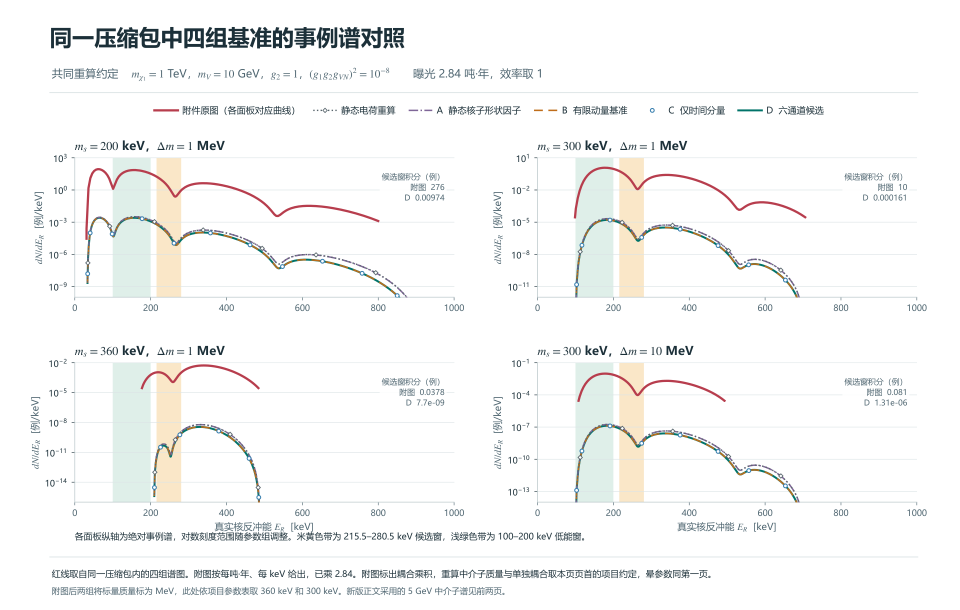
#> input picture research/response_comparison_four_benchmarks/natural_xenon_halo/event_counts/output/recoil_curves/four_benchmark_event_spectra.png, 1919 x 1219 px (shown at 1/2 size)
$ python -i audit_figure3.py   (imports and definitions only)
#> lines starting #> are read from the running program, lines starting #| are printed output that depends on the picture
"""Check the supplied Fig. 3 against its compiled page and the independent charge calculation."""
import argparse
import hashlib
import json
import platform
import subprocess
import sys
from pathlib import Path
from tempfile import TemporaryDirectory
from zipfile import ZipFile

import numpy as np
import pandas as pd
import pymupdf
import scipy
from PIL import Image, __version__ as pillow_version
from scipy.optimize import brentq
from scipy.special import exprel

import independent_charge as calc

HERE = Path(__file__).resolve().parent
ARCHIVE = HERE.parent / "output/recoil_curves"
WINDOWS = {"lower": (100., 200.), "candidate": (215.5, 280.5)}
SOURCE = {"3body_for_HDM.zip": "658d9a3972e416128d30759d3963efbd417629bb3462092e7ef1c4c06a366f50",
          "3body_for_HDM.pdf": "978c35cf0f8a220ffb6f60a18cf4ccd9f1c52221db3b2ed0c3f66ecec21e83fd",
          "DM_signal_v2.pdf": "ab3e375a2803db8860b9de46fa9a1d66b53bcc1d0e8f00a0a78ab10e1aa0d984"}
OLDER_FIG_SHA = "4f8d91b56dc504ea0d1f32ce4ae617de3d6887add9199f7aa44db91a9ee49c97"


def sha(data):
    return hashlib.sha256(data).hexdigest()


# [89 lines left out: functions paths, calibrate, value, area, raster_check, not called in this run]


def inspect_files(source):
    manifest = {}
    for name, expected in SOURCE.items():
        data = (source/name).read_bytes()
        if sha(data)!=expected:
            raise ValueError(f"input changed: {name}")
        manifest[name] = dict(bytes=len(data),sha256=sha(data))
    with ZipFile(source/"3body_for_HDM.zip") as bundle:
        member = bundle.read("figures/DM_signal_v2.pdf")
        assert member == (source/"DM_signal_v2.pdf").read_bytes()
        tex = bundle.read("main.tex")
        assert b"{figures/DM_signal_v2.pdf}" in tex
        manifest["ZIP_members"] = {i.filename:sha(bundle.read(i)) for i in bundle.infolist()}
    with pymupdf.open(source/"DM_signal_v2.pdf") as single, pymupdf.open(source/"3body_for_HDM.pdf") as paper:
        page = paper[3]
        form = [xref for xref,_,_,_ in page.get_xobjects()
                if paper.xref_stream(xref)==single[0].read_contents()]
        assert len(form)==1
        manifest.update(paper_pages=len(paper),fig3_page=4,
                        identical_form_stream_bytes=len(paper.xref_stream(form[0])),
                        identical_form_stream_sha256=sha(paper.xref_stream(form[0])))
        embedded, original = paths(page), paths(single[0])
        x = np.column_stack((original["red"],np.ones(len(original["red"]))))
        transform = np.linalg.lstsq(x,embedded["red"],rcond=None)[0]
        residuals = {k:float(np.max(np.abs(np.c_[v,np.ones(len(v))]@transform-embedded[k])))
                     for k,v in original.items()}
        assert max(residuals.values())<.01
        manifest["embedded_path_residual_pt"] = residuals
        new = calibrate(single[0])
    older = calc.RESEARCH.parent/"paper-source/figures/DM_signal_v2.pdf"
    if sha(older.read_bytes())!=OLDER_FIG_SHA:
        raise ValueError("read the earlier figure from the pinned comparison checkout")
    manifest["earlier_figure_sha256"] = OLDER_FIG_SHA
    with pymupdf.open(older) as old_pdf:
        old = calibrate(old_pdf[0])
    return manifest,new,old


def main(source):
    out = HERE/"output"
    out.mkdir(exist_ok=True)
    manifest,new,old = inspect_files(source)
    curves = pd.concat([pd.DataFrame({"version":version,"curve":name,"ER_keV":x,"value":y})
                        for version,curves in [("supplied",new),("earlier",old)]
                        for name,(x,y) in curves.items() if name!="elastic"],ignore_index=True)
    curves.to_csv(out/"figure_vertices.csv",index=False,lineterminator="\n")
    # The digitizer reads both axes from each PDF, so the changed range of the lower panel is accounted for.
    for version,curves in [("supplied",new),("earlier",old)]:
        r,b,l = (curves[k] for k in ("red","blue","ratio"))
        lo,hi = max(r[0,0],b[0,0]),min(r[0,-1],b[0,-1])
        ratio = value(r,248.)/value(b,248.)
        direct = value(l,248.,False)
        manifest[version] = dict(red_vertices=r.shape[1],blue_vertices=b.shape[1],
             ratio_vertices=l.shape[1],ratio_at_248_from_spectra=ratio,
             ratio_at_248_from_lower_panel=direct,
             visible_red_area=area(r,*r[0,[0,-1]]),visible_blue_area=area(b,*b[0,[0,-1]]),
             common_interval_keV=[lo,hi],red_over_blue_area_on_common_interval=area(r,lo,hi)/area(b,lo,hi))
    assert abs(manifest["supplied"]["ratio_at_248_from_spectra"]-manifest["supplied"]["ratio_at_248_from_lower_panel"])<.05
    manifest["red_vertices_identical"] = bool(np.array_equal(new["red"],old["red"]))
    manifest["elastic_vertices_identical"] = bool(np.array_equal(new["elastic"],old["elastic"]))
    manifest["poppler_raster_check"] = raster_check(source/"DM_signal_v2.pdf")
    for colour in ("red","blue"):
        vector = manifest["supplied"]["visible_"+colour+"_area"]
        assert abs(manifest["poppler_raster_check"][colour]["area"]/vector-1)<.02
    energy = np.linspace(120,700,1161)
    scale = value(new["blue"],energy)/value(old["blue"],energy)
    manifest["new_over_earlier_blue_120_700_keV"] = dict(median=float(np.median(scale)),
                    percentile_1_99=np.percentile(scale,[1,99]).tolist())
    manifest["new_ratio_unity_crossings_keV"] = [brentq(lambda e:value(new["ratio"],e,False)-1,a,b)
                                                 for a,b in [(140,200),(550,650)]]

    masses,_ = calc.isotope_inputs()
    rows = []
    for a,row in masses.iterrows():
        mass=row.mA_AME2020_CODATA2022_GeV
        low,high=calc.support(mass)
        er=750.e-6
        mu=mass*calc.MCHI/(mass+calc.MCHI)
        q=np.sqrt(2*mass*er)
        rows.append(dict(A=a,low_keV=low,high_keV=high,
                         vmin_750_exact_km_s=calc.exact_min_speed(mass,er),
                         vmin_750_NR_km_s=calc.C_KMS*(calc.MS/q+q/(2*mu))))
    threshold=pd.DataFrame(rows)
    threshold.to_csv(out/"all_isotope_thresholds.csv",index=False,lineterminator="\n")
    assert (threshold.vmin_750_NR_km_s-threshold.vmin_750_exact_km_s).abs().max()<.02
    assert threshold.low_keV.max() < threshold.high_keV.min()
    low,high=threshold.low_keV.min(),threshold.high_keV.max()
    red=new["red"]
    manifest["endpoints"] = dict(all_nine_union_keV=[low,high], least_speed_at_750_km_s=threshold.vmin_750_exact_km_s.min(),
        paper_density_at_750_events_per_keV=float(value(red,750.)),
        visible_events_below_support=area(red,red[0,0],low),
        visible_events_above_support=area(red,high,red[0,-1]))
    manifest["endpoints"]["first_last_plotted_red_points"]=[
        dict(ER_keV=e,events_per_keV=n,
             min_required_speed_km_s=min(calc.exact_min_speed(m, e*1e-6) for m in masses.mA_AME2020_CODATA2022_GeV))
        for e,n in red.T[[0,-1]]]
    archived = pd.read_csv(ARCHIVE/"manuscript_window_comparison.csv").set_index("window")
    rows=[]
    for name,(lo,hi) in WINDOWS.items():
        red_n=area(red,lo,hi)
        approx=calc.approximate_window(lo,hi,20)
        row = dict(window=name,low_keV=lo,high_keV=hi,new_red=red_n,old_red=area(old["red"],lo,hi),
                   new_blue=area(new["blue"],lo,hi),old_blue=area(old["blue"],lo,hi),
                   linear_y_vs_log_y_rel=area(red,lo,hi,False)/red_n-1,
                   independent_ID_events=approx,ID_order10_vs20_rel=calc.approximate_window(lo,hi,10)/approx-1)
        for col in ["M_paper","A_time","B_time","C_time","D"]:
            row[col]=archived.at[name,col]
        row["red_over_static"]=red_n/row["M_paper"]
        fine = calc.lab_window(lo,hi,14,10)
        row["lab_trace_events"] = fine
        row["lab_vs_archive_rel"] = fine/row["M_paper"]-1
        row["lab_coarse_vs_fine_rel"] = calc.lab_window(lo,hi,9,6)/fine-1
        rows.append(row)
    window=pd.DataFrame(rows).set_index("window")
    window.to_csv(out/"windows.csv",lineterminator="\n")
    assert window.linear_y_vs_log_y_rel.abs().max()<.01 and window.ID_order10_vs20_rel.abs().max()<.001
    assert window.lab_vs_archive_rel.abs().max()<1e-4 and window.lab_coarse_vs_fine_rel.abs().max()<1e-4
    stored=pd.read_csv(ARCHIVE/"recoil_event_spectra.csv").query("benchmark=='manuscript_figure'").set_index("ER_keV")
    rows=[]
    for energy in [180.,248.,350.]:
        fine=calc.exact_charge_at(energy,20)
        coarse=calc.exact_charge_at(energy,12)
        angular=calc.exact_charge_at(energy,20,(8,12))
        archive=stored.at[energy,"M_paper_events_per_keV"]
        rows.append(dict(ER_keV=energy,red_events_keV=value(red,energy),archive_static_events_keV=archive,
                         lab_trace_events_keV=fine,lab_vs_archive_rel=fine/archive-1,
                         coarse_vs_fine_rel=coarse/fine-1,angular_8x12_vs_4x4_rel=angular/fine-1))
    exact=pd.DataFrame(rows)
    exact.to_csv(out/"independent_absolute_points.csv",index=False,lineterminator="\n")
    assert exact.lab_vs_archive_rel.abs().max()<.001 and exact.coarse_vs_fine_rel.abs().max()<.0001
    assert exact.angular_8x12_vs_4x4_rel.abs().max()<.0001
    probability=0.
    for a,b in [(0.,calc.VESC-calc.VLAB),(calc.VESC-calc.VLAB,calc.VMAX)]:
        v,dv=calc.integrate_interval(a,b,48)
        probability+=dv@calc.speed_pdf(v)
    assert abs(probability-1)<1e-11
    manifest.update(halo_pdf_integral=probability,pole_width_MeV=1000*calc.pole_width(),
                    benchmark=dict(mchi_GeV=calc.MCHI,mV_GeV=calc.MV,ms_keV=calc.MS*1e6,
                                   gap_MeV=calc.GAP*1e3,g1=calc.G1,g2=calc.G2,gVN=calc.GN,
                                   rho_GeV_cm3=calc.RHO,exposure_kg_day=calc.EXPOSURE,
                                   v0_vesc_vlab_km_s=[calc.V0,calc.VESC,calc.VLAB],efficiency=1),
                    environment=dict(python=sys.version,platform=platform.platform(),cpu=platform.processor(),
                                     scipy=scipy.__version__,numpy=np.__version__,
                                     pymupdf=pymupdf.__version__,pandas=pd.__version__,pillow=pillow_version,
                                     poppler=subprocess.run(["pdftoppm","-v"],check=True,capture_output=True,text=True).stderr.splitlines()[0]),
                    source_commit="4541f1ab07ec017bd41924e69870a4124b1b0053")
    frozen_files=[calc.MASS_INPUT,ARCHIVE/"manuscript_window_comparison.csv",ARCHIVE/"recoil_event_spectra.csv",
                  *sorted((calc.HALO/"inputs/afh_v6/native").glob("*.csv"))]
    manifest["shared_or_archived_inputs"]={f.relative_to(calc.RESEARCH.parent).as_posix():sha(f.read_bytes()) for f in frozen_files}
    manifest["local_numerical_outputs"]={f.name:sha(f.read_bytes()) for f in sorted(out.glob("*.csv"))}
    (out/"audit.json").write_text(json.dumps(manifest,indent=2,ensure_ascii=False)+"\n",encoding="utf8",newline="\n")
    print(window.to_string())
    print(exact.to_string(index=False))
    print(json.dumps({k:manifest[k] for k in ("endpoints","supplied","earlier","new_ratio_unity_crossings_keV")},indent=2))


# [4 lines not run here, left out]

>>> import cv2
>>> picture = cv2.imread('../output/recoil_curves/four_benchmark_event_spectra.png', cv2.IMREAD_GRAYSCALE)
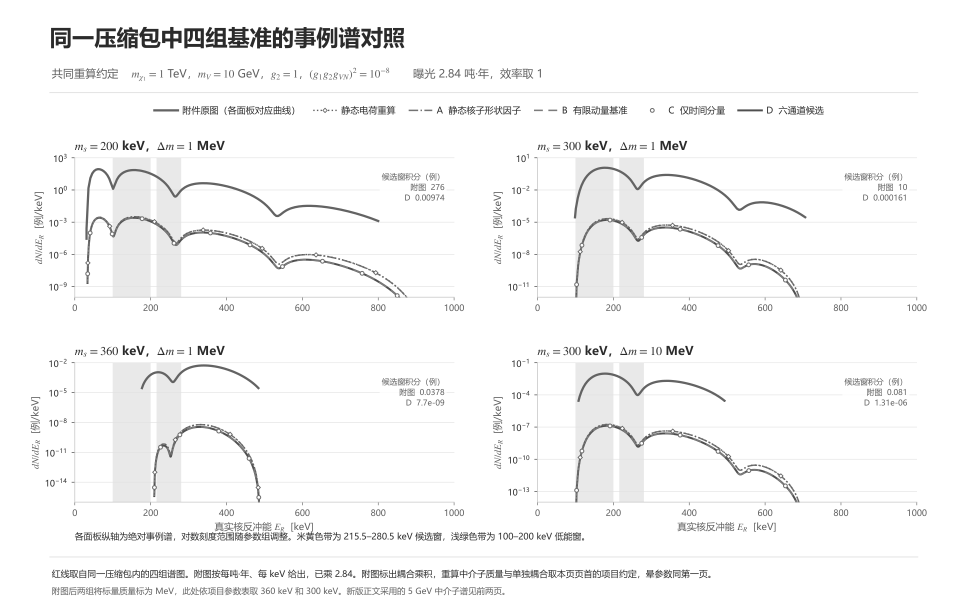
#> picture: shape (1219, 1919) (shown at 1/2 size); min 43, max 255, mean 246.6
>>> result = main(picture)
#> after the loop in inspect_files, `for name, expected in SOURCE.items():`: manifest = 0 items
#> (the run stopped early here; a loop or call above may not have finished)
